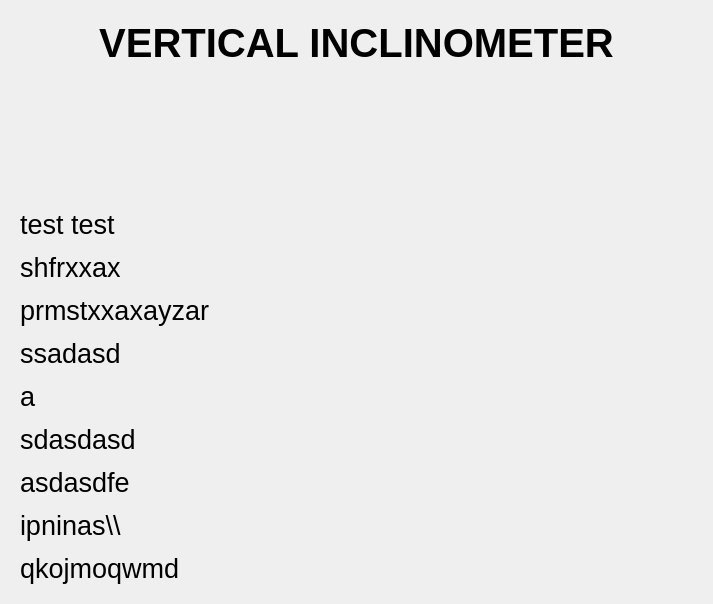
             <widget class="QWidget" name="scrollAreaWidgetContents_9">
              <property name="geometry">
               <rect>
                <x>0</x>
                <y>0</y>
                <width>713</width>
                <height>604</height>
               </rect>
              </property>
              <layout class="QVBoxLayout" name="verticalLayout_24">
               <item>
                <widget class="QFrame" name="Frame_V_Inc_information">
                 <layout class="QVBoxLayout" name="verticalLayout_V_Inc_information">
                  <item>
                   <widget class="QLabel" name="label_Judul_V_Inc_information">
                    <property name="font">
                     <font>
                      <pointsize>30</pointsize>
                      <weight>75</weight>
                      <bold>true</bold>
                     </font>
                    </property>
                    <property name="text">
                     <string>VERTICAL INCLINOMETER</string>
                    </property>
                    <property name="alignment">
                     <set>Qt::AlignCenter</set>
                    </property>
                   </widget>
                  </item>
                  <item>
                   <spacer name="verticalSpacer_1_V_Inc_information">
                    <property name="orientation">
                     <enum>Qt::Vertical</enum>
                    </property>
                    <property name="sizeType">
                     <enum>QSizePolicy::Expanding</enum>
                    </property>
                    <property name="sizeHint" stdset="0">
                     <size>
                      <width>20</width>
                      <height>40</height>
                     </size>
                    </property>
                   </spacer>
                  </item>
                  <item>
                   <widget class="QLabel" name="label_Pict_1_V_Inc_information">
                    <property name="enabled">
                     <bool>true</bool>
                    </property>
                    <property name="sizePolicy">
                     <sizepolicy hsizetype="Fixed" vsizetype="Fixed">
                      <horstretch>0</horstretch>
                      <verstretch>0</verstretch>
                     </sizepolicy>
                    </property>
                    <property name="autoFillBackground">
                     <bool>false</bool>
                    </property>
                    <property name="text">
                     <string/>
                    </property>
                    <property name="pixmap">
                     <pixmap resource="Resource_Foto.qrc">:/V_Inclinometer/gambar/Vertical Inclinometer.png</pixmap>
                    </property>
                    <property name="scaledContents">
                     <bool>true</bool>
                    </property>
                    <property name="alignment">
                     <set>Qt::AlignCenter</set>
                    </property>
                   </widget>
                  </item>
                  <item>
                   <spacer name="verticalSpacer_2_V_Inc_information">
                    <property name="orientation">
                     <enum>Qt::Vertical</enum>
                    </property>
                    <property name="sizeType">
                     <enum>QSizePolicy::Expanding</enum>
                    </property>
                    <property name="sizeHint" stdset="0">
                     <size>
                      <width>20</width>
                      <height>40</height>
                     </size>
                    </property>
                   </spacer>
                  </item>
                  <item>
                   <widget class="QLabel" name="label">
                    <property name="text">
                     <string>&lt;html&gt;&lt;head/&gt;&lt;body&gt;&lt;p&gt;&lt;span style=&quot; font-size:20pt;&quot;&gt;test test&lt;/span&gt;&lt;/p&gt;&lt;p&gt;&lt;span style=&quot; font-size:20pt;&quot;&gt;shfrxxax&lt;/span&gt;&lt;/p&gt;&lt;p&gt;&lt;span style=&quot; font-size:20pt;&quot;&gt;prmstxxaxayzar&lt;/span&gt;&lt;/p&gt;&lt;p&gt;&lt;span style=&quot; font-size:20pt;&quot;&gt;ssadasd&lt;/span&gt;&lt;/p&gt;&lt;p&gt;&lt;span style=&quot; font-size:20pt;&quot;&gt;a&lt;/span&gt;&lt;/p&gt;&lt;p&gt;&lt;span style=&quot; font-size:20pt;&quot;&gt;sdasdasd&lt;/span&gt;&lt;/p&gt;&lt;p&gt;&lt;span style=&quot; font-size:20pt;&quot;&gt;asdasdfe&lt;/span&gt;&lt;/p&gt;&lt;p&gt;&lt;span style=&quot; font-size:20pt;&quot;&gt;ipninas\\&lt;/span&gt;&lt;/p&gt;&lt;p&gt;&lt;span style=&quot; font-size:20pt;&quot;&gt;qkojmoqwmd&lt;/span&gt;&lt;/p&gt;&lt;/body&gt;&lt;/html&gt;</string>
                    </property>
                   </widget>
                  </item>
                 </layout>
                </widget>
               </item>
              </layout>
             </widget>
